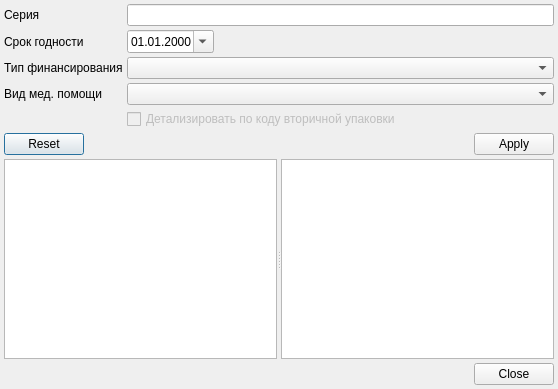
<?xml version="1.0" encoding="UTF-8"?>
<ui version="4.0">
 <class>StockBatchListEditor</class>
 <widget class="QDialog" name="StockBatchListEditor">
  <property name="geometry">
   <rect>
    <x>0</x>
    <y>0</y>
    <width>558</width>
    <height>389</height>
   </rect>
  </property>
  <property name="windowTitle">
   <string>Dialog</string>
  </property>
  <layout class="QGridLayout" name="gridLayout">
   <property name="margin">
    <number>4</number>
   </property>
   <property name="spacing">
    <number>4</number>
   </property>
   <item row="0" column="0">
    <widget class="QLabel" name="lblBatch">
     <property name="sizePolicy">
      <sizepolicy hsizetype="Fixed" vsizetype="Preferred">
       <horstretch>0</horstretch>
       <verstretch>0</verstretch>
      </sizepolicy>
     </property>
     <property name="text">
      <string>Серия</string>
     </property>
     <property name="buddy">
      <cstring>edtBatch</cstring>
     </property>
    </widget>
   </item>
   <item row="0" column="1" colspan="2">
    <widget class="QLineEdit" name="edtBatch"/>
   </item>
   <item row="1" column="0">
    <widget class="QLabel" name="lblShelfTime">
     <property name="text">
      <string>Срок годности</string>
     </property>
    </widget>
   </item>
   <item row="1" column="1">
    <widget class="CDateEdit" name="edtShelfTime">
     <property name="displayFormat">
      <string>dd.MM.yyyy</string>
     </property>
     <property name="calendarPopup">
      <bool>true</bool>
     </property>
    </widget>
   </item>
   <item row="1" column="2">
    <spacer name="horizontalSpacer">
     <property name="orientation">
      <enum>Qt::Horizontal</enum>
     </property>
     <property name="sizeHint" stdset="0">
      <size>
       <width>40</width>
       <height>20</height>
      </size>
     </property>
    </spacer>
   </item>
   <item row="2" column="0">
    <widget class="QLabel" name="lblFinance">
     <property name="sizePolicy">
      <sizepolicy hsizetype="Fixed" vsizetype="Preferred">
       <horstretch>0</horstretch>
       <verstretch>0</verstretch>
      </sizepolicy>
     </property>
     <property name="text">
      <string>Тип финансирования</string>
     </property>
    </widget>
   </item>
   <item row="2" column="1" colspan="2">
    <widget class="CRBComboBox" name="cmbFinance"/>
   </item>
   <item row="3" column="0">
    <widget class="QLabel" name="lblMedicalAidKind">
     <property name="sizePolicy">
      <sizepolicy hsizetype="Fixed" vsizetype="Preferred">
       <horstretch>0</horstretch>
       <verstretch>0</verstretch>
      </sizepolicy>
     </property>
     <property name="text">
      <string>Вид мед. помощи</string>
     </property>
    </widget>
   </item>
   <item row="3" column="1" colspan="2">
    <widget class="CRBComboBox" name="cmbMedicalAidKind"/>
   </item>
   <item row="4" column="1" colspan="2">
    <widget class="QCheckBox" name="chkDetailBySGTIN">
     <property name="enabled">
      <bool>false</bool>
     </property>
     <property name="text">
      <string>Детализировать по коду вторичной упаковки</string>
     </property>
    </widget>
   </item>
   <item row="5" column="0" colspan="3">
    <widget class="QDialogButtonBox" name="buttonBoxFilter">
     <property name="standardButtons">
      <set>QDialogButtonBox::Apply|QDialogButtonBox::Reset</set>
     </property>
    </widget>
   </item>
   <item row="6" column="0" colspan="3">
    <widget class="QSplitter" name="splitter">
     <property name="orientation">
      <enum>Qt::Horizontal</enum>
     </property>
     <widget class="CStockBatchView" name="tblStockBatchList">
      <property name="selectionBehavior">
       <enum>QAbstractItemView::SelectRows</enum>
      </property>
     </widget>
     <widget class="CTableView" name="tblStockSGTINCodes"/>
    </widget>
   </item>
   <item row="7" column="0" colspan="3">
    <widget class="QDialogButtonBox" name="buttonBox">
     <property name="orientation">
      <enum>Qt::Horizontal</enum>
     </property>
     <property name="standardButtons">
      <set>QDialogButtonBox::Close</set>
     </property>
    </widget>
   </item>
  </layout>
 </widget>
 <customwidgets>
  <customwidget>
   <class>CTableView</class>
   <extends>QTableView</extends>
   <header>library/TableView.h</header>
  </customwidget>
  <customwidget>
   <class>CDateEdit</class>
   <extends>QDateEdit</extends>
   <header>library/DateEdit.h</header>
  </customwidget>
  <customwidget>
   <class>CRBComboBox</class>
   <extends>QComboBox</extends>
   <header>library/crbcombobox.h</header>
  </customwidget>
  <customwidget>
   <class>CStockBatchView</class>
   <extends>QTableView</extends>
   <header>Stock/StockBatchView.h</header>
  </customwidget>
 </customwidgets>
 <tabstops>
  <tabstop>edtBatch</tabstop>
  <tabstop>edtShelfTime</tabstop>
  <tabstop>cmbFinance</tabstop>
  <tabstop>cmbMedicalAidKind</tabstop>
  <tabstop>chkDetailBySGTIN</tabstop>
  <tabstop>buttonBoxFilter</tabstop>
  <tabstop>tblStockBatchList</tabstop>
  <tabstop>buttonBox</tabstop>
 </tabstops>
 <resources/>
 <connections>
  <connection>
   <sender>buttonBox</sender>
   <signal>accepted()</signal>
   <receiver>StockBatchListEditor</receiver>
   <slot>accept()</slot>
   <hints>
    <hint type="sourcelabel">
     <x>248</x>
     <y>254</y>
    </hint>
    <hint type="destinationlabel">
     <x>157</x>
     <y>274</y>
    </hint>
   </hints>
  </connection>
  <connection>
   <sender>buttonBox</sender>
   <signal>rejected()</signal>
   <receiver>StockBatchListEditor</receiver>
   <slot>reject()</slot>
   <hints>
    <hint type="sourcelabel">
     <x>316</x>
     <y>260</y>
    </hint>
    <hint type="destinationlabel">
     <x>286</x>
     <y>274</y>
    </hint>
   </hints>
  </connection>
 </connections>
</ui>
